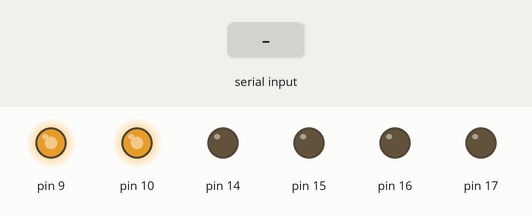
Recording of a sketch running on a simulated Arduino Uno, built for the host (arithmetic inside an expression is 32-bit, double 64-bit). Parts: output pins drawn as LEDs (lit = HIGH). The inputs (shaded band) are chosen by the test bench. What the sketch prints to the serial monitor is not drawn.

Above: at 4.4 s.
4.5 s: "1" received over Serial
At 5.7 s:
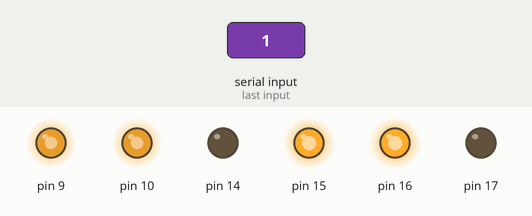
8.5 s: "2" received over Serial
At 10.0 s:
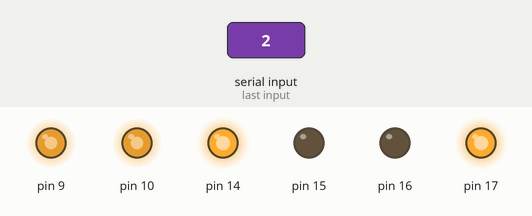
12.5 s: "3" received over Serial
At 14.2 s:
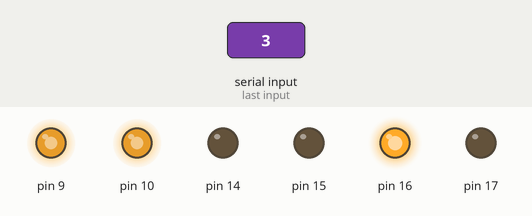
16.5 s: "4" received over Serial
At 17.3 s:
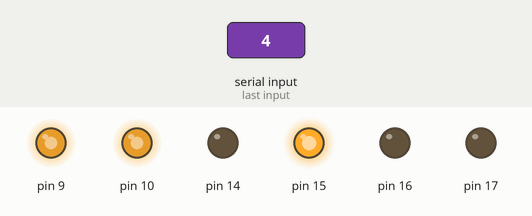
20.5 s: "5" received over Serial
At 24.3 s:
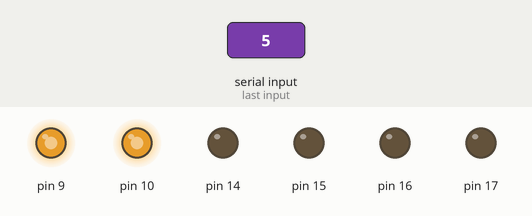
Timing chart, 0 to 25.5 s (numbered marks = the images above; inputs shaded):
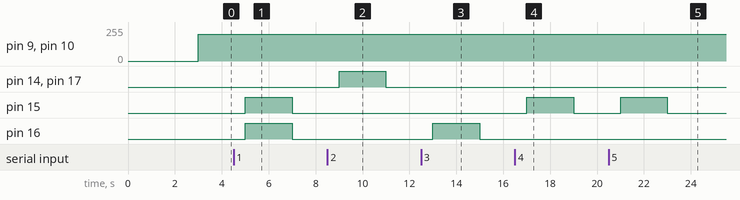

Measured:
- after the input at 4.5 s, pin 15, pin 16: LOW → HIGH after 0.50 s, → LOW 2.0 s later
- after the input at 8.5 s, pin 14, pin 17: LOW → HIGH after 0.50 s, → LOW 2.0 s later
- after the input at 12.5 s, pin 16: LOW → HIGH after 0.50 s, → LOW 2.0 s later
- after the input at 16.5 s, pin 15: LOW → HIGH after 0.50 s, → LOW 2.0 s later
- after the input at 20.5 s, pin 15: LOW → HIGH after 0.50 s, → LOW 2.0 s later

The sketch:

motor.ino
```cpp
int cmd = 5;
int state = 5;
int count = 0;
void setup()
{
  Serial.begin(38400);
  Serial.println("connected");
  pinMode(PIN_PC0, OUTPUT); // in1 //LB
  pinMode(PIN_PC1, OUTPUT); // in2 //LF
  pinMode(PIN_PC2, OUTPUT); // in3 //RF
  pinMode(PIN_PC3, OUTPUT); // in4 //RB
  pinMode(PIN_PB1, OUTPUT); // enA
  pinMode(PIN_PB2, OUTPUT); // enB
}

void forward()
{
  digitalWrite(PIN_PC2, HIGH);
  digitalWrite(PIN_PC3, LOW);
  analogWrite(PIN_PB2, 200);

  digitalWrite(PIN_PC0, LOW);
  digitalWrite(PIN_PC1, HIGH);
  analogWrite(PIN_PB1, 200);
}

void backward()
{
  digitalWrite(PIN_PC2, LOW);
  digitalWrite(PIN_PC3, HIGH);
  analogWrite(PIN_PB2, 200);

  digitalWrite(PIN_PC0, HIGH);
  digitalWrite(PIN_PC1, LOW);
  analogWrite(PIN_PB1, 200);
}

void turnright()
{
  digitalWrite(PIN_PC2, LOW);
  digitalWrite(PIN_PC3, LOW);
  analogWrite(PIN_PB2, 200);

  digitalWrite(PIN_PC0, LOW);
  digitalWrite(PIN_PC1, HIGH);
  analogWrite(PIN_PB1, 200);
}

void turnleft()
{
  digitalWrite(PIN_PC2, HIGH);
  digitalWrite(PIN_PC3, LOW);
  analogWrite(PIN_PB2, 200);

  digitalWrite(PIN_PC0, LOW);
  digitalWrite(PIN_PC1, LOW);
  analogWrite(PIN_PB1, 200);
}


void freeze()
{
  digitalWrite(PIN_PC2, LOW);
  digitalWrite(PIN_PC3, LOW);
  analogWrite(PIN_PB2, 200);

  digitalWrite(PIN_PC0, LOW);
  digitalWrite(PIN_PC1, LOW);
  analogWrite(PIN_PB1, 200);
}


void loop()
{
  int cmd = Serial.read();
  if (count < 3){
    if(cmd == '1'){
      forward();
      state = '1';
    }
    else if(cmd == '2'){
      backward();
      state = '2';
    }
    else if(cmd == '3'){
      turnleft();
      state = '3';
    }
    else if(cmd == '4'){
      turnright();
      state = '4';
    }
    else if(cmd == '5' && state != '5'){
      if (state == '1'){
        forward();
      }
      else if(state == '2'){
        backward();
      }
      else if(state == '3'){
        turnleft();
      }
      else if(state == '4'){
        turnright();
      }
    }
    count++;
  }
  else{
    freeze();
    count = 0;
  }
  delay(1000);
}
```
